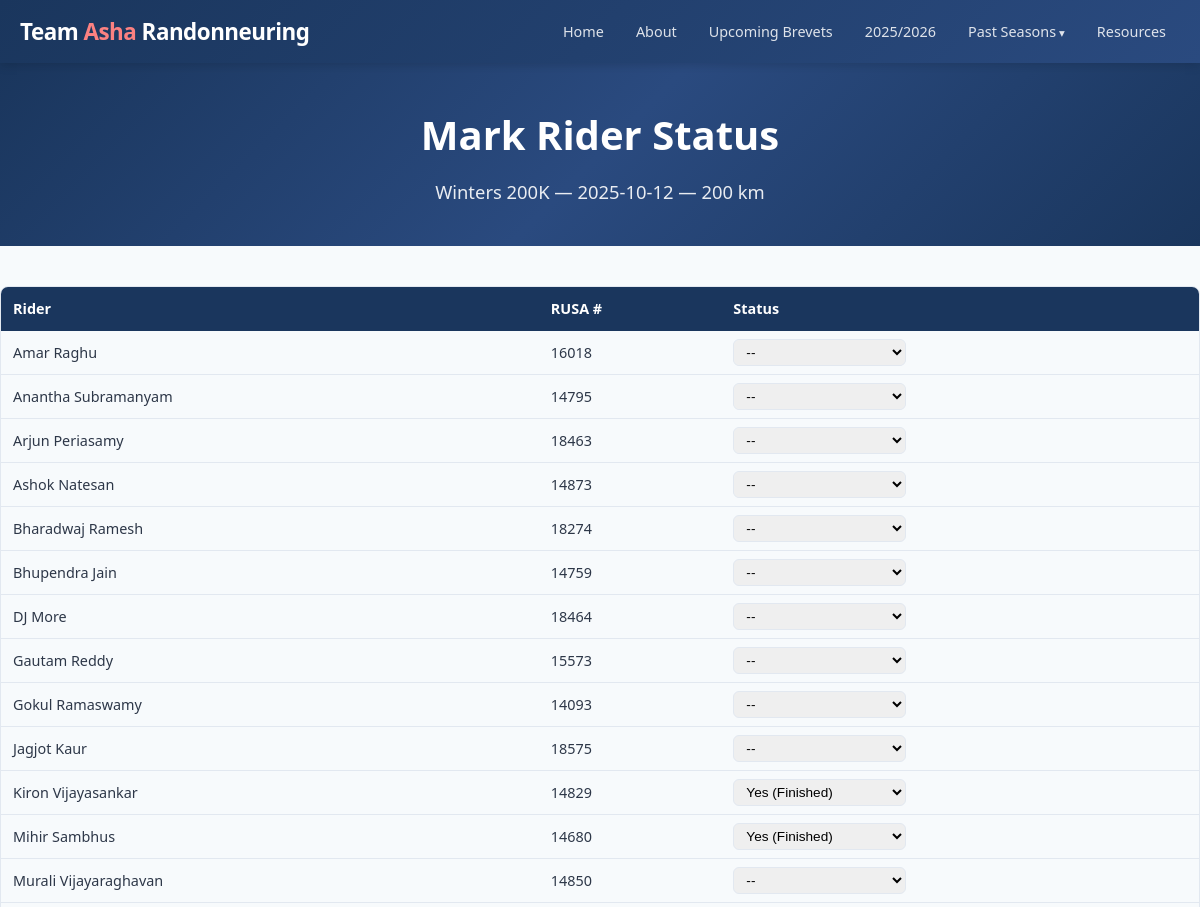
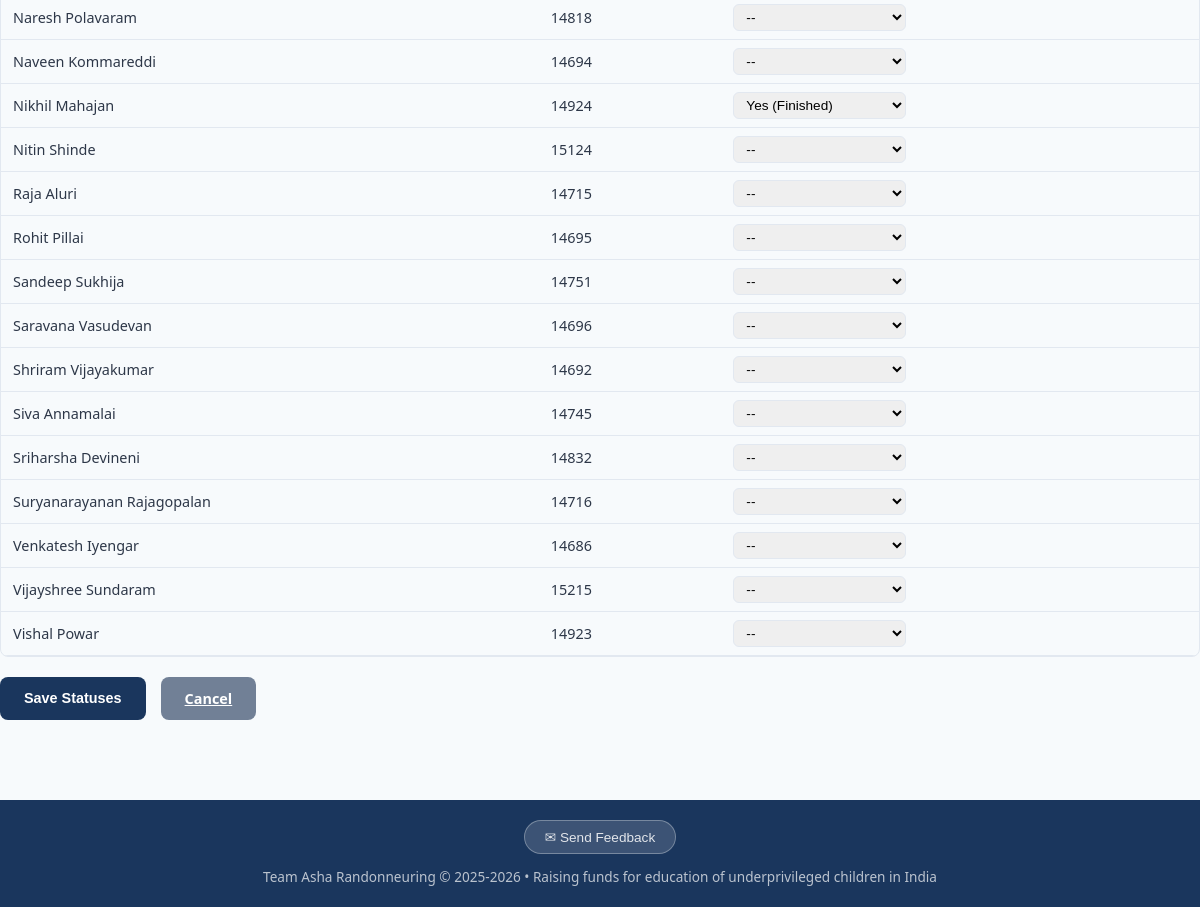
Page /admin/rides/1/status (signed in) on the committed database (2 pictures, top to bottom).
### tables this page shows
CREATE TABLE season (
        id INTEGER PRIMARY KEY AUTOINCREMENT,
        name TEXT UNIQUE NOT NULL,
        start_date DATE,
        end_date DATE,
        is_current BOOLEAN DEFAULT 0
    );

CREATE TABLE ride (
        id INTEGER PRIMARY KEY AUTOINCREMENT,
        season_id INTEGER NOT NULL REFERENCES season(id),
        club_id INTEGER REFERENCES club(id),
        name TEXT NOT NULL,
        ride_type TEXT,  -- 'ACP brevet', 'RUSA populaire', 'ACP flèche', 'permanent'
        date DATE NOT NULL,
        distance_km INTEGER NOT NULL,
        elevation_ft INTEGER,
        distance_miles REAL,
        ft_per_mile REAL,
        rwgps_url TEXT,
        rusa_event_id TEXT,
        is_team_ride BOOLEAN DEFAULT 1
    );

CREATE TABLE rider_profile (
        rider_id INTEGER PRIMARY KEY REFERENCES rider(id),
        photo_filename TEXT,
        bio TEXT,
        pbp_2023_registered BOOLEAN DEFAULT 0,
        pbp_2023_status TEXT  -- 'Yes', 'DNF', 'DNS', or NULL
    );

CREATE TABLE rider (
        id INTEGER PRIMARY KEY AUTOINCREMENT,
        rusa_id INTEGER UNIQUE NOT NULL,
        first_name TEXT NOT NULL,
        last_name TEXT NOT NULL
    );

### routes/admin.py (the view, shortened to what this page needs)
@admin_bp.route('/rides/<int:ride_id>/status', methods=['GET', 'POST'])
@login_required
def mark_status(ride_id):
    ride = get_ride_by_id(ride_id)
    if not ride:
        abort(404)
    current = get_current_season()
    riders = get_all_riders()
    matrix = get_participation_matrix(current['id']) if current else {}
    ride_statuses = {}
    for rider_id, rides in matrix.items():
        if ride_id in rides:
            ride_statuses[rider_id] = rides[ride_id]['status']
    return render_template('admin/mark_status.html',
                           ride=ride,
                           riders=riders,
                           ride_statuses=ride_statuses)

### app.py (called while the page is built)
def create_app():
    app = Flask(__name__)
    app.config.from_object(Config)
    db.init_app(app)
    from routes.main import main_bp
    from routes.riders import riders_bp
    from routes.signup import signup_bp
    from routes.admin import admin_bp
    app.register_blueprint(main_bp)
    app.register_blueprint(riders_bp)
    app.register_blueprint(signup_bp, url_prefix='/signup')
    app.register_blueprint(admin_bp, url_prefix='/admin')
    @app.template_filter('commafy')
    def commafy_filter(value):
        try:
            return f"{int(value):,}"
        except (ValueError, TypeError):
            return value
    @app.context_processor
    def inject_helpers():
        from models import get_all_seasons, get_current_season
        return dict(
            seasons=get_all_seasons(),
            current_season=get_current_season(),
        )
    return app

### auth.py (called while the page is built)
def login_required(f):
    @wraps(f)
    def decorated(*args, **kwargs):
        if not session.get('logged_in'):
            return redirect(url_for('admin.login', next=request.path))
        return f(*args, **kwargs)
    return decorated

### db.py (called while the page is built)
def get_db():
    if 'db' not in g:
        g.db = sqlite3.connect(current_app.config['DB_PATH'])
        g.db.row_factory = sqlite3.Row
        g.db.execute("PRAGMA foreign_keys = ON")
    return g.db

### models.py (called while the page is built)
def get_all_seasons():
    return get_db().execute("SELECT * FROM season ORDER BY start_date DESC").fetchall()

def get_current_season():
    return get_db().execute("SELECT * FROM season WHERE is_current = 1").fetchone()

def get_all_riders():
    return get_db().execute("""
        SELECT r.*, rp.photo_filename, rp.bio, rp.pbp_2023_registered, rp.pbp_2023_status
        FROM rider r LEFT JOIN rider_profile rp ON r.id = rp.rider_id
        ORDER BY r.first_name
    """).fetchall()

def get_ride_by_id(ride_id):
    return get_db().execute("""
        SELECT ri.*, c.code as club_code, c.name as club_name
        FROM ride ri LEFT JOIN club c ON ri.club_id = c.id
        WHERE ri.id = ?
    """, (ride_id,)).fetchone()

### templates/admin/mark_status.html (shortened to what this page needs)
{% extends "base.html" %}
{% block content %}
<div class="hero" style="padding:40px 20px;">
<h1>Mark Rider Status</h1>
<p>{{ ride.name }} &mdash; {{ ride.date }} &mdash; {{ ride.distance_km }} km</p>
</div>
<div class="container section">
<form method="post">
<div class="table-wrap">
<table>
<thead>
<tr>
<th>Rider</th>
<th>RUSA #</th>
<th>Status</th>
</tr>
</thead>
<tbody>
{% for r in riders %}
<tr>
<td>{{ r.first_name }} {{ r.last_name }}</td>
<td>{{ r.rusa_id }}</td>
<td>
<select name="status_{{ r.id }}" class="status-select">
<option value="">--</option>
<option value="Yes" {{ 'selected' if ride_statuses.get(r.id) == 'Yes' }}>Yes (Finished)</option>
</select>
</td>
</tr>
{% endfor %}
</tbody>
</table>
</div>
<div style="display:flex;gap:15px;margin-top:20px;">
<button type="submit" class="btn btn-primary">Save Statuses</button>
<a href="{{ url_for('admin.dashboard') }}" class="btn" style="background:var(--text-light);color:#fff;">Cancel</a>
</div>
</form>
</div>
{% endblock %}

### templates/base.html (shortened to what this page needs)
<!DOCTYPE html>
<html lang="en">
<head>
<link rel="stylesheet" href="{{ url_for('static', filename='style.css') }}">
</head>
<body>
<header>
<div class="header-inner">
<div class="logo"><a href="{{ url_for('main.index') }}">Team <span>Asha</span> Randonneuring</a></div>
<nav>
    <a href="{{ url_for('main.index') }}" {% if request.endpoint == 'main.index' %}class="active"{% endif %}>Home</a>
    <a href="{{ url_for('main.about') }}" {% if request.endpoint == 'main.about' %}class="active"{% endif %}>About</a>
    {% if current_season %}
    <a href="{{ url_for('riders.upcoming_brevets', season_name=current_season.name) }}" {% if request.endpoint == 'riders.upcoming_brevets' %}class="active"{% endif %}>Upcoming Brevets</a>
    {% endif %}
    {% for s in seasons %}
    {% if s.is_current %}
    {% set is_active = request.view_args.get('season_name') == s.name and request.endpoint == 'riders.season_riders' %}
    <a href="{{ url_for('riders.season_riders', season_name=s.name) }}" {% if is_active %}class="active"{% endif %}>{{ s.name[:4] }}/{{ s.name[5:] }}</a>
    {% endif %}
    {% endfor %}
    <div class="nav-dropdown">
        <a>Past Seasons</a>
    </div>
    <a href="{{ url_for('main.resources') }}" {% if request.endpoint == 'main.resources' %}class="active"{% endif %}>Resources</a>
</nav>
</div>
</header>
{% block content %}{% endblock %}
<footer>
<div class="container">
<div style="margin-bottom:12px;">
<button class="feedback-btn" onclick="document.getElementById('feedback-modal').style.display='flex'">&#x2709; Send Feedback</button>
</div>
Team Asha Randonneuring &copy; 2025-2026 &bull; Raising funds for education of underprivileged children in India
</div>
</footer>
</body>
</html>

### static/style.css (style rules this page uses)
:root { --primary: #1a365d; --accent: #e53e3e; --accent-light: #fc8181; --bg: #f7fafc; --card-bg: #ffffff; --text: #2d3748; --text-light: #718096; --border: #e2e8f0; --success: #38a169; --warning: #d69e2e; --danger: #e53e3e; }
* { margin: 0; padding: 0; box-sizing: border-box; }
body { font-family: 'Segoe UI', system-ui, -apple-system, sans-serif; background: var(--bg); color: var(--text); line-height: 1.6; }
.container { max-width: 1200px; margin: 0 auto; padding: 0 20px; }
header { background: linear-gradient(135deg, var(--primary) 0%, #2a4a7f 100%); color: white; padding: 0; position: sticky; top: 0; z-index: 100; box-shadow: 0 2px 10px rgba(0,0,0,0.15); }
.header-inner { display: flex; align-items: center; justify-content: space-between; padding: 12px 20px; max-width: 1200px; margin: 0 auto; }
.logo { font-size: 1.4rem; font-weight: 700; letter-spacing: -0.5px; }
.logo span { color: var(--accent-light); }
.logo a { color: inherit; text-decoration: none; }
nav { display: flex; gap: 4px; flex-wrap: wrap; }
nav a { color: rgba(255,255,255,0.85); text-decoration: none; padding: 8px 14px; border-radius: 6px; font-size: 0.9rem; font-weight: 500; transition: all 0.2s; }
.hero { background: linear-gradient(135deg, var(--primary) 0%, #2a4a7f 50%, #1a365d 100%); color: white; padding: 60px 20px; text-align: center; }
.hero h1 { font-size: 2.5rem; margin-bottom: 10px; font-weight: 800; }
.hero p { font-size: 1.15rem; opacity: 0.9; max-width: 700px; margin: 0 auto; }
.section { padding: 40px 0; }
table { width: 100%; border-collapse: collapse; font-size: 0.9rem; }
th { background: var(--primary); color: white; padding: 10px 12px; text-align: left; font-weight: 600; white-space: nowrap; position: sticky; top: 0; }
td { padding: 8px 12px; border-bottom: 1px solid var(--border); }
.table-wrap { overflow-x: auto; border-radius: 8px; border: 1px solid var(--border); }
.table-wrap table { margin: 0; }
footer { background: var(--primary); color: rgba(255,255,255,0.7); text-align: center; padding: 20px; margin-top: 40px; font-size: 0.85rem; }
.nav-dropdown { position: relative; display: inline-block; }
.nav-dropdown > a { color: rgba(255,255,255,0.85); text-decoration: none; padding: 8px 14px; border-radius: 6px; font-size: 0.9rem; font-weight: 500; transition: all 0.2s; display: inline-block; cursor: pointer; }
.nav-dropdown > a::after { content: ' ▾'; font-size: 0.8em; }
.nav-dropdown::after { content: ''; position: absolute; top: 100%; left: 0; width: 100%; height: 10px; }
.btn { display: inline-block; padding: 10px 24px; border-radius: 8px; font-weight: 600; font-size: 0.9rem; cursor: pointer; border: none; transition: opacity 0.2s; }
.btn-primary { background: var(--primary); color: white; }
.status-select { padding: 4px 8px; border-radius: 6px; border: 1px solid var(--border); font-size: 0.85rem; }
.feedback-btn { display: inline-block; padding: 8px 20px; background: rgba(255,255,255,0.15); color: rgba(255,255,255,0.85); border: 1px solid rgba(255,255,255,0.3); border-radius: 20px; font-size: 0.85rem; font-weight: 500; cursor: pointer; transition: all 0.2s; }

### rows in the picture
season: name "2025", name "2026"
ride: name "Winters 200K", date "2025-10-12", distance_km "200"
rider_profile: first_name "Amar", last_name "Raghu", rusa_id "16018"
rider_profile: first_name "Anantha", last_name "Subramanyam", rusa_id "14795"
rider: first_name "Arjun", last_name "Periasamy", rusa_id "18463"
rider_profile: first_name "Ashok", last_name "Natesan", rusa_id "14873"
rider: first_name "Bharadwaj", last_name "Ramesh", rusa_id "18274"
rider: first_name "Bhupendra", last_name "Jain", rusa_id "14759"
rider: first_name "DJ", last_name "More", rusa_id "18464"
rider: first_name "Gautam", last_name "Reddy", rusa_id "15573"
rider_profile: first_name "Gokul", last_name "Ramaswamy", rusa_id "14093"
rider: first_name "Jagjot", last_name "Kaur", rusa_id "18575"
rider_profile: first_name "Kiron", last_name "Vijayasankar", rusa_id "14829", value "Yes (Finished)"
rider_profile: first_name "Mihir", last_name "Sambhus", rusa_id "14680", value "Yes (Finished)"
rider: first_name "Murali", last_name "Vijayaraghavan", rusa_id "14850"
rider_profile: first_name "Naresh", last_name "Polavaram", rusa_id "14818"
rider_profile: first_name "Naveen", last_name "Kommareddi", rusa_id "14694"
rider_profile: first_name "Nikhil", last_name "Mahajan", rusa_id "14924", value "Yes (Finished)"
rider_profile: first_name "Nitin", last_name "Shinde", rusa_id "15124"
rider_profile: first_name "Raja", last_name "Aluri", rusa_id "14715"
rider_profile: first_name "Rohit", last_name "Pillai", rusa_id "14695"
rider_profile: first_name "Sandeep", last_name "Sukhija", rusa_id "14751"
rider_profile: first_name "Saravana", last_name "Vasudevan", rusa_id "14696"
rider_profile: first_name "Shriram", last_name "Vijayakumar", rusa_id "14692"
rider_profile: first_name "Siva", last_name "Annamalai", rusa_id "14745"
rider_profile: first_name "Sriharsha", last_name "Devineni", rusa_id "14832"
rider_profile: first_name "Suryanarayanan", last_name "Rajagopalan", rusa_id "14716"
rider_profile: first_name "Venkatesh", last_name "Iyengar", rusa_id "14686"
rider_profile: first_name "Vijayshree", last_name "Sundaram", rusa_id "15215"
rider_profile: first_name "Vishal", last_name "Powar", rusa_id "14923"
